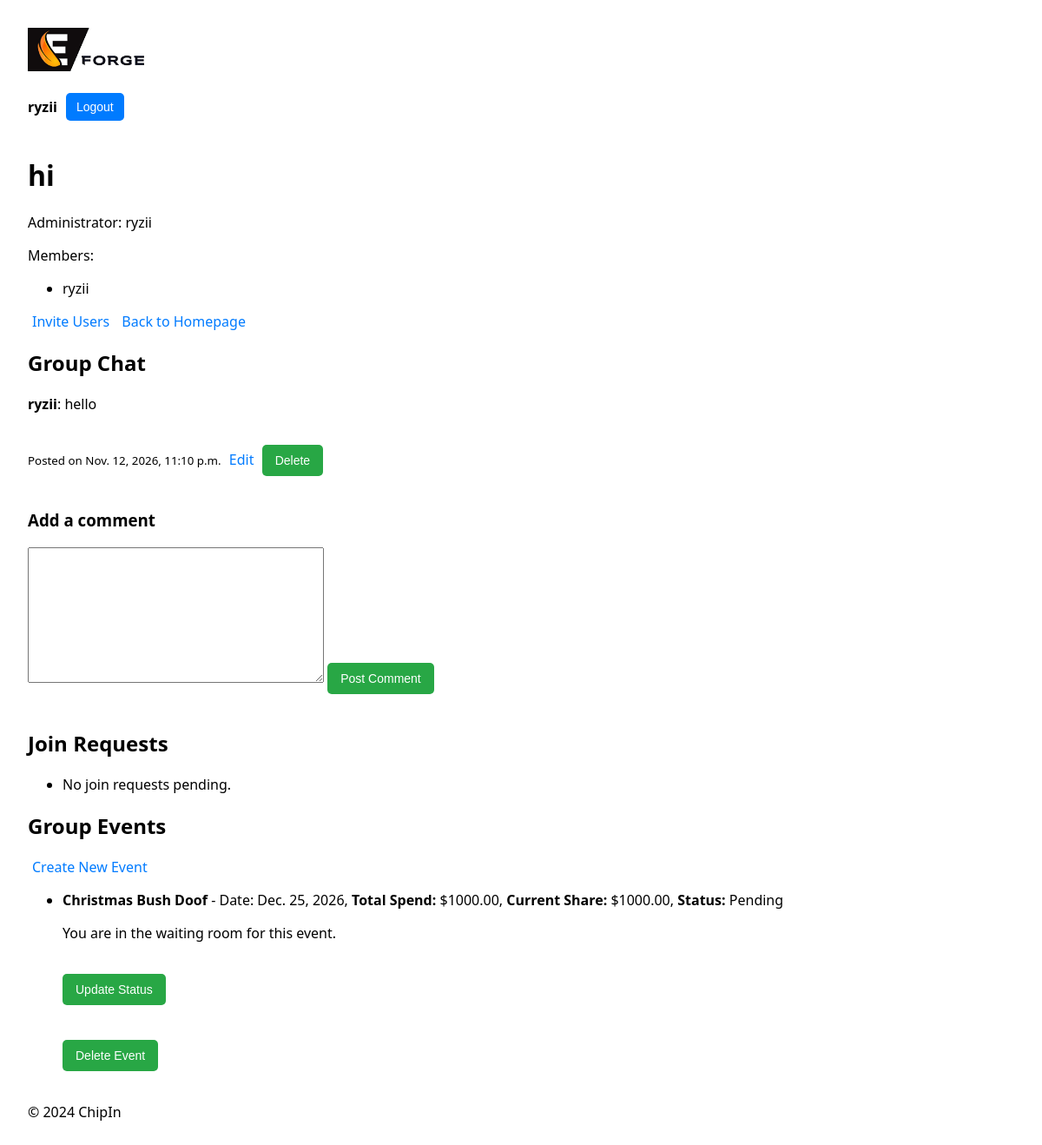
The page /chipin/group/5/ (signed in) on the database its author committed.
### chipin/models.py (models this page shows, shortened)
class Group(models.Model):
    name = models.CharField(max_length=100)
    admin = models.ForeignKey(User, related_name='admin_groups', on_delete=models.CASCADE)
    members = models.ManyToManyField(User, related_name='group_memberships', blank=True)

class Comment(models.Model):
    group = models.ForeignKey(Group, on_delete=models.CASCADE, related_name='comments')
    author = models.ForeignKey(User, on_delete=models.CASCADE)
    content = models.TextField(max_length=2000)
    created_at = models.DateTimeField(auto_now_add=True)
    updated_at = models.DateTimeField(auto_now=True)

class Event(models.Model):
    class Status(models.TextChoices):
        PENDING = 'Pending', 'Pending'
        ACTIVE = 'Active', 'Active'
        ARCHIVED = 'Archived', 'Archived'
    name = models.CharField(max_length=100)
    date = models.DateField()
    total_spend = models.DecimalField(max_digits=10, decimal_places=2)
    status = models.CharField(max_length=20, choices=Status.choices, default=Status.PENDING)
    archived_at = models.DateTimeField(null=True, blank=True)
    group = models.ForeignKey(Group, related_name='events', on_delete=models.CASCADE)
    members = models.ManyToManyField(User, related_name='event_memberships', blank=True)
    def calculate_share(self):
        members_count = self.group.members.count()
        if members_count == 0:
            return 0
        return self.total_spend / members_count

### chipin/views.py (the view)
# urls.py: path('group/<int:group_id>/', views.group_detail, name='group_detail'),
@login_required
def group_detail(request, group_id, edit_comment_id=None):
    group = get_object_or_404(Group, id=group_id)
    is_member = request.user == group.admin or request.user in group.members.all()
    comments = group.comments.all().order_by('-created_at') if is_member else []
    my_join_request = GroupJoinRequest.objects.filter(group=group, user=request.user).first()
    comment_to_edit = None
    if edit_comment_id:
        comment_to_edit = get_object_or_404(Comment, id=edit_comment_id, group=group)
        if comment_to_edit.author != request.user or not is_member:
            return redirect('chipin:group_detail', group_id=group.id)
    if request.method == 'POST' and is_member:
        form = CommentForm(request.POST, instance=comment_to_edit)
        if form.is_valid():
            comment = form.save(commit=False)
            comment.author = request.user
            comment.group = group
            comment.save()
            return redirect('chipin:group_detail', group_id=group.id)
    else:
        form = CommentForm(instance=comment_to_edit)
    join_requests = group.join_requests.filter(status='pending') if is_member else []
    for jr in join_requests:
        jr.yes_count = jr.votes.filter(approve=True).count()
        jr.no_count = jr.votes.filter(approve=False).count()
    event_share_info = {}
    if is_member:
        for event in group.events.all():
            share = event.calculate_share()
            event_share_info[event] = {
                'share': share,
                'eligible': request.user.profile.max_spend >= share,
                'status': event.status,
                'joined': request.user in event.members.all(),
            }
    return render(request, 'chipin/group_detail.html', {
        'group': group,
        'is_member': is_member,
        'comments': comments,
        'form': form,
        'comment_to_edit': comment_to_edit,
        'my_join_request': my_join_request,
        'join_requests': join_requests,
        'event_share_info': event_share_info,
    })

### chipin/forms.py
class CommentForm(forms.ModelForm):
    class Meta:
        model = Comment
        fields = ['content']

### chipin/templates/chipin/group_detail.html (shortened to what this page needs)
{% extends 'chipin/base.html' %}
{% block content %}
  <h1>{{ group.name }}</h1>
  <p>Administrator: {{ group.admin.username }}</p>
  <p>Members:</p>
  <ul>
    {% for member in group.members.all %}
      <li>{{ member.username }}</li>
    {% endfor %}
  </ul>
  {% if request.user == group.admin %}
    <a href="{% url 'chipin:invite_users' group.id %}">Invite Users</a>
  {% endif %}
  <a href="{% url 'chipin:home' %}">Back to Homepage</a>
  {% if not is_member %}
    {% if my_join_request.status == 'pending' %}
      <p>Request pending.</p>
    {% else %}
      <form method="post" action="{% url 'chipin:request_to_join' group.id %}">
        {% csrf_token %}
        <button type="submit">Request to Join</button>
      </form>
    {% endif %}
  {% else %}
    <h2>Group Chat</h2>
    {% for comment in comments %}
      <p><strong>{{ comment.author.username }}</strong>: {{ comment.content }}</p>
      <small>Posted on {{ comment.created_at }}</small>
      {% if comment.author == request.user %}
        <a href="{% url 'chipin:edit_comment' group.id comment.id %}">Edit</a>
      {% endif %}
      {% if comment.author == request.user or request.user == group.admin %}
        <form method="post" action="{% url 'chipin:delete_comment' group.id comment.id %}" style="display:inline">
          <button type="submit">Delete</button>
        </form>
      {% endif %}
    {% empty %}
      <p>No comments yet.</p>
    {% endfor %}
    <h3>{% if comment_to_edit %}Edit Comment{% else %}Add a comment{% endif %}</h3>
    <form method="post">
      {{ form.content }}
      <button type="submit">{% if comment_to_edit %}Save Comment{% else %}Post Comment{% endif %}</button>
    </form>
    <h2>Join Requests</h2>
    <ul>
      {% for jr in join_requests %}
        <li>
          {{ jr.user.username }} has requested to join.
          <p>Approve: {{ jr.yes_count }} | Reject: {{ jr.no_count }}</p>
          <form method="post" action="{% url 'chipin:vote_join_request' group.id jr.id %}" style="display:inline">
            {% csrf_token %}
            <button type="submit" name="vote" value="yes">Approve</button>
            <button type="submit" name="vote" value="no">Reject</button>
          </form>
          {% if request.user == group.admin %}
            <form method="post" action="{% url 'chipin:review_join_request' group.id jr.id %}" style="display:inline">
              {% csrf_token %}
              <button type="submit" name="decision" value="approve">Accept Request</button>
              <button type="submit" name="decision" value="reject">Reject Request</button>
            </form>
          {% endif %}
        </li>
      {% empty %}
        <li>No join requests pending.</li>
      {% endfor %}
    </ul>
    <h2>Group Events</h2>
    {% if request.user == group.admin %}
      <a href="{% url 'chipin:create_event' group.id %}">Create New Event</a>
    {% endif %}
    <ul>
      {% for event, info in event_share_info.items %}
        <li>
          <strong>{{ event.name }}</strong> - Date: {{ event.date }},
          <strong>Total Spend:</strong> ${{ event.total_spend }},
          <strong>Current Share:</strong> ${{ info.share|floatformat:2 }},
          <strong>Status:</strong> {{ info.status }}
          {% if event.status == 'Archived' %}
            <p>This event is archived, and no further actions are allowed.</p>
          {% else %}
          {% if info.joined %}
            <p>You have already joined this event.</p>
            <form method="post" action="{% url 'chipin:leave_event' group.id event.id %}">
              {% csrf_token %}
              <button type="submit">Leave Event</button>
            </form>
          {% elif info.eligible %}
            <p>You are eligible to join this event.</p>
            <form method="post" action="{% url 'chipin:join_event' group.id event.id %}">
              {% csrf_token %}
              <button type="submit">Join Event</button>
            </form>
          {% else %}
            <p>You are in the waiting room for this event.</p>
          {% endif %}
          {% if request.user == group.admin %}
            <form method="post" action="{% url 'chipin:update_event_status' group.id event.id %}">
              <button type="submit">Update Status</button>
            </form>
            <form method="post" action="{% url 'chipin:delete_event' group.id event.id %}">
              <button type="submit">Delete Event</button>
            </form>
          {% endif %}
{% endif %}
        </li>
      {% empty %}
        <li>No events yet.</li>
      {% endfor %}
    </ul>
  {% endif %}
{% endblock %}

### chipin/templates/chipin/base.html (shortened to what this page needs)
{% load static %}
<!DOCTYPE html>
<html lang="en">
<head>
    <link rel="stylesheet" href="{% static 'chipin/styles.css' %}">
</head>
<body>
    <header>
        <div class="logo">
            <img src="{% static 'chipin/logo_90.jpg' %}" alt="ChipIn Logo">
        </div>
        <div class="user-info">
            {% if request.user.is_authenticated %}
                <span>{{ request.user.username }}</span>
                <form action="{% url 'users:logout' %}" method="post">
                    <button type="submit">Logout</button>
                </form>
            {% else %}
                <a href="{% url 'users:login' %}">Login</a> <a href="{% url 'users:register' %}">Register</a>
            {% endif %}
        </div>
    </header>
    <main>
        {% block content %}
        {% endblock %}
    </main>
    <footer>
        <p>&copy; 2024 ChipIn</p>
    </footer>
</body>
</html>

### chipin/static/chipin/styles.css (style rules this page uses)
.logo img { max-height: 50px; }
.user-info { display: flex; align-items: center; font-size: 16px; }
.user-info span { margin-right: 10px; font-weight: bold; }
.user-info button { background-color: #007BFF; color: white; border: none; padding: 8px 12px; cursor: pointer; border-radius: 5px; font-size: 14px; }
button { background-color: #28a745; color: white; border: none; padding: 10px 15px; cursor: pointer; border-radius: 5px; font-size: 14px; margin-top: 20px; margin-bottom: 20px; }
a { color: #007BFF; text-decoration: none; padding: 5px }
body { font-family: system-ui, -apple-system, Segoe UI, Roboto, Arial, sans-serif; margin: 2rem; }

### rows shown on the page
Group: name "hi", admin.username "ryzii"
Comment: author.username "ryzii", content "hello", created_at "Nov. 12, 2026, 11:10 p.m.", shows "Edit", shows "Delete"
Event: name "Christmas Bush Doof", date "Dec. 25, 2026", total_spend "1000.00", share "1000.00", status "Pending", shows "You are in the waiting room for this event.", shows "Update Status"

### other values the page prints
{{ request.user.username }} "ryzii"
{{ member.username }} "ryzii"
